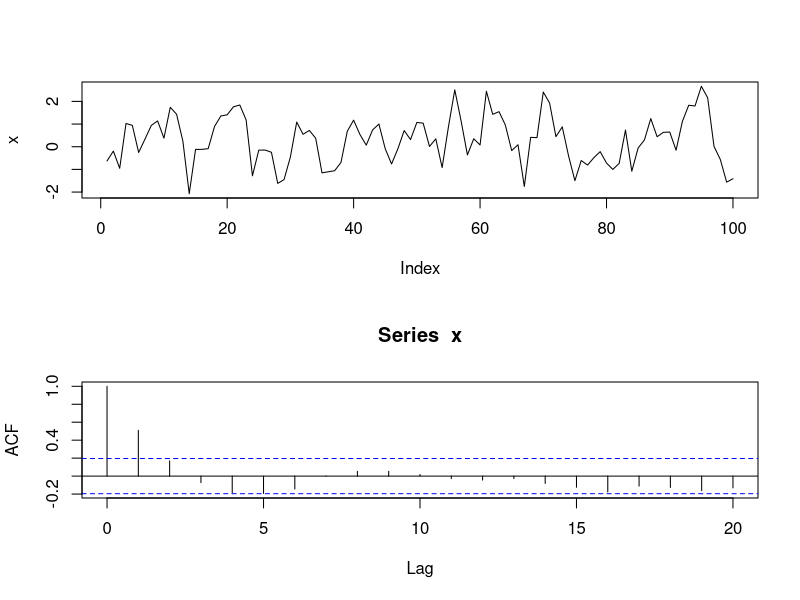
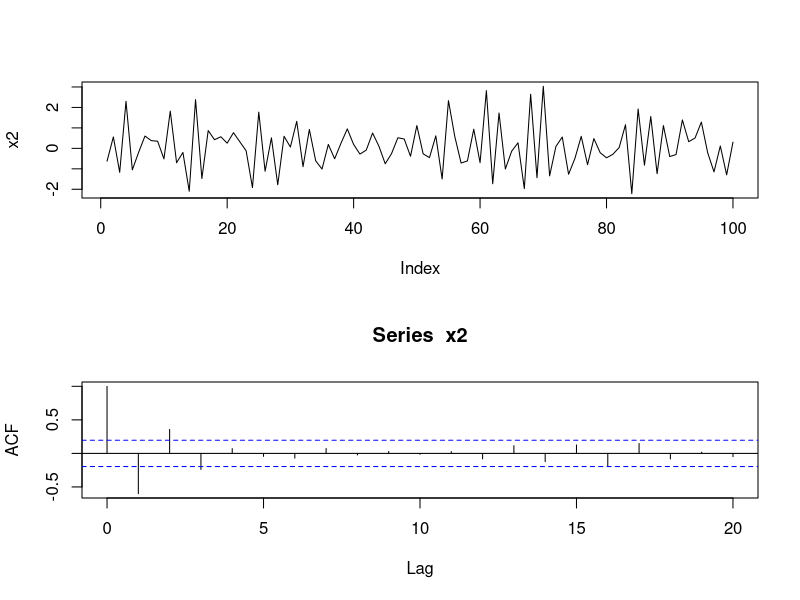

Reproduce these figures in R, in order.
# The preferred model, from a selection of models, has the minium AIC of the group
# Akaike Information Criterion
# AR(p) to stationary, characteristic equation roots > 1

# Simulating AR(1)
set.seed(1)
x <- w <- rnorm(100)
for (t in 2:100) 
  x[t] <- 0.6*x[t-1] + w[t] # t must range from to 100 in this loop.

layout(1:2)
plot(x, type="l")
acf(x)

# Fitting AR model to our simulated AR(1)
x.ar <- ar(x, method = "mle")
x.ar$order
x.ar$ar
# confidence interval for parameter
x.ar$ar + c(-1.96, 1.96)*sqrt(x.ar$asy.var) #asy.var = asymptotic variance 
# True parameter = 6, falls between t C.I.
# Changing parameter to -0.6
set.seed(1)
x2 <- w <- rnorm(100)
for (t in 2:100) 
  x2[t] <- -0.6*x2[t-1] + w[t]
layout(1:2)
plot(x2, type="l")
acf(x2)

# Fitting AR model to our simulated AR(1) above
x2.ar <- ar(x2, method = "mle")
x2.ar$order
x2.ar$ar
# confidence interval for parameter
x2.ar$ar + c(-1.96, 1.96)*sqrt(x2.ar$asy.var) #asy.var = asymptotic variance 

#AR (2)
